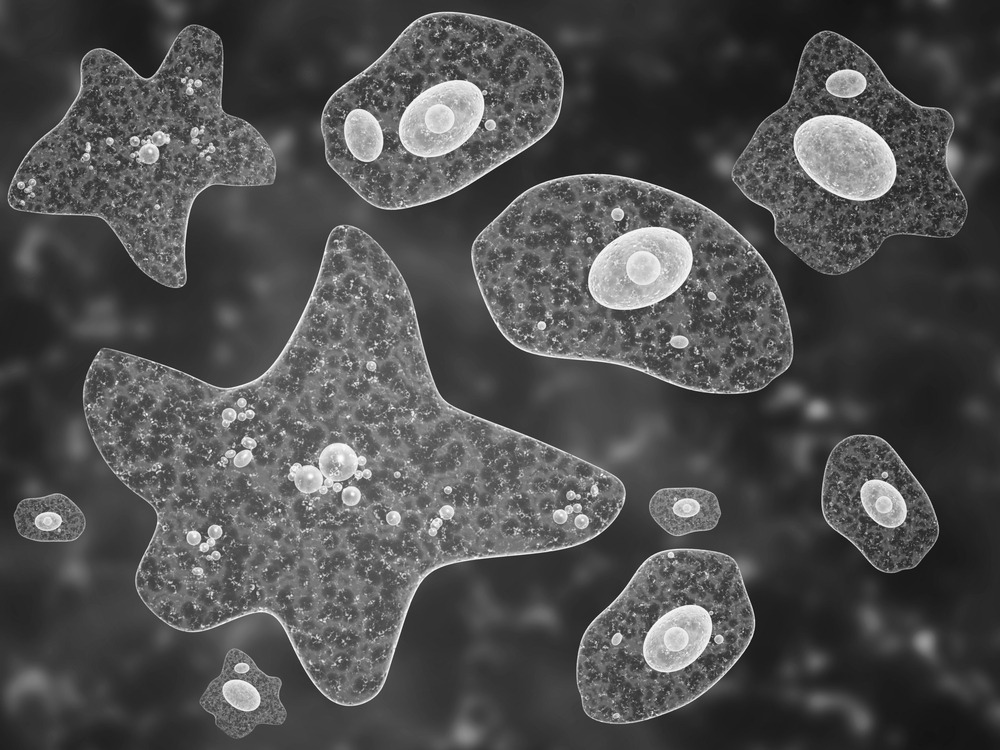
%> input picture images/Different-amoebas-on-abstract-background-gray.tiff, 1000 x 750 px
$ octave dataStructuresEx.m   (GNU Octave 9; MATLAB toolbox functions it lacks are replaced by stand-ins)
%> lines starting %> are read from the running program, lines starting %| are printed output that depends on the picture
### createVoronoi.m
function labelImage = createVoronoi(centroids,imageFilename)
% Creates 3-D voronoi image given a centroid list
% and extracts each Voronoi cell from the original image
% Input:
%   centroids - N x 3 matrix
%   imageFilename - filename of image stack
% %Set up - testing code
% centroids = load('Centroids.txt');
% imageFilename='image.tif';
if nargin == 0 % demo data
    a = 1;
    b = 100;
    x = (b-a).*rand(1000,1) + a;
    y = (b-a).*rand(1000,1) + a;
    z = (b-a).*rand(1000,1) + a;
    centroids = [x,y,z];
end
% For 2D implementation, set z column to 1
if size(centroids,2) == 2
    centroids = [centroids,ones(size(centroids,1))];
end
% Load image
if nargin < 2
    intensityImage = zeros(ceil(max(centroids))+10);
else
    InfoImage=imfinfo(imageFilename);
    mImage=InfoImage(1).Width;
    nImage=InfoImage(1).Height;
    NumberImages=length(InfoImage);
    intensityImage=zeros(nImage,mImage,NumberImages,'uint8');
    for i=1:NumberImages
       intensityImage(:,:,i)=imread(imageFilename,'Index',i,'Info',InfoImage);
%> intensityImage is the input picture: size 750x1000 uint8; min 10, max 255, mean 79
    end
end
%% Label Image
% check if label (voronoi) image already exist else create label image
labelFilename = 'labelImage.tif';
if exist(labelFilename,'file') == 2
    disp('Loading existing label image...')
    InfoImage=imfinfo(labelFilename);
    mImage=InfoImage(1).Width;
    nImage=InfoImage(1).Height;
    NumberImages=length(InfoImage);
    labelImage=zeros(nImage,mImage,NumberImages,'uint8');
    for i=1:NumberImages
       labelImage(:,:,i)=imread(labelFilename,'Index',i,'Info',InfoImage);
    end
else
    labelImage = zeros(size(intensityImage));
    %find closest centroid for each voxel
    for i = 1:size(intensityImage,1)
        for j = 1:size(intensityImage,2)
            for k = 1:size(intensityImage,3)
%                 cur_idx = [i j k];
                eucDistance = sqrt((centroids(:,1)-i).^2+(centroids(:,2)-j).^2+(centroids(:,3)-k).^2);
                [~,index] = min(eucDistance);
                labelImage(i,j,k)=uint8(index);
            end
        end
    end
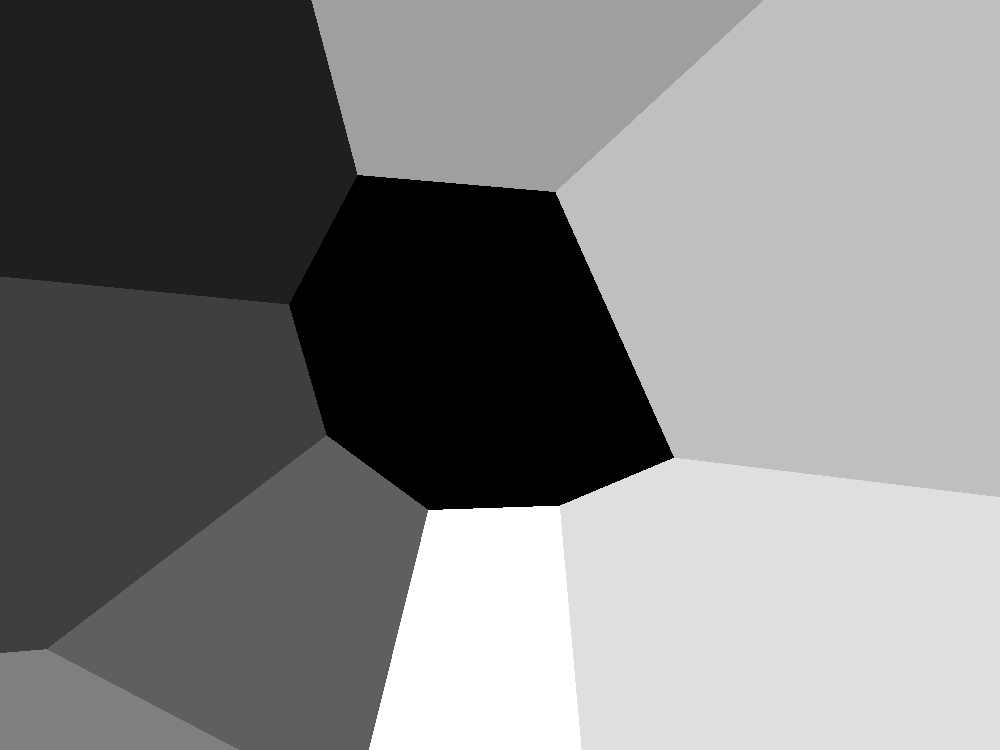
%> labelImage: size 750x1000 double; min 1, max 9, mean 5.04; drawn with min black and max white
    for k = 1:size(intensityImage,3)
        imwrite(uint8(labelImage(:,:,k)),labelFilename,'WriteMode','append','Compression','none');
    end
    disp('Voronoi image Saved')
end
% Uncomment if you want the individual cropped labels
% %% Extract each Voronoi cell
for cell_num = 1:size(centroids,1)
    [x,y,z] = ind2sub(size(labelImage),find(labelImage == cell_num));
    min_x = min(x);    max_x = max(x);
    min_y = min(y);    max_y = max(y);
    min_z = min(z);    max_z = max(z);

    cropImage = intensityImage(min_x:max_x,min_y:max_y,min_z:max_z);

    cellFilename = ['cropImage_',num2str(cell_num),'.tif'];
    for k = 1:size(cropImage,3)
        imwrite(uint8(cropImage(:,:,k)),cellFilename,'tif','WriteMode','append','Compression','none');
    end
    disp([cellFilename,' saved'])
end
%> this loop made 10 passes
%> pass 1, in createVoronoi, `cropImage = intensityImage(min_x:max_x,min_y:max_y,min_z:max_z);`:
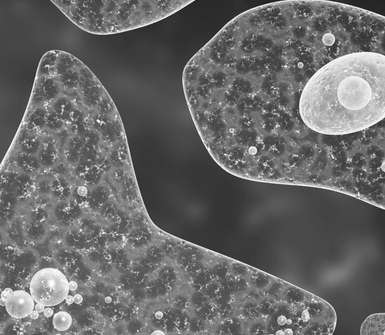
%> cropImage: size 335x385 uint8; min 20, max 255, mean 104.9
%> pass 2, in createVoronoi, `cropImage = intensityImage(min_x:max_x,min_y:max_y,min_z:max_z);`:
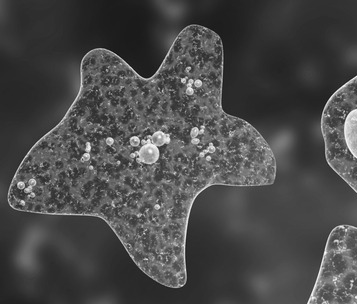
%> cropImage: size 304x357 uint8; min 11, max 255, mean 73.3
%> pass 3, in createVoronoi, `cropImage = intensityImage(min_x:max_x,min_y:max_y,min_z:max_z);`:
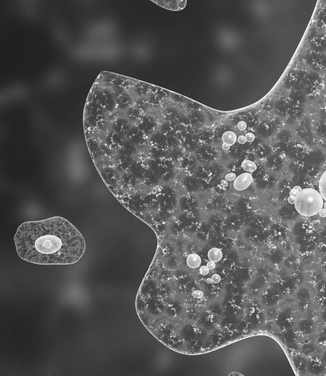
%> cropImage: size 376x326 uint8; min 29, max 255, mean 86.1
disp('Extraction done')

### dataStructuresEx.m
%% DFS, Graph, Trees

% Voronoi Graph
centroids = [328,497,1;
146,154,1;
435,126,1;
630,275,1;
848,161,1;
49,521,1;
239,696,1;
676,643,1;
688,509,1;
882,503,1];

labelImage = createVoronoi(centroids,'Different-amoebas-on-abstract-background-gray.tiff');

%> (the run ends here)
